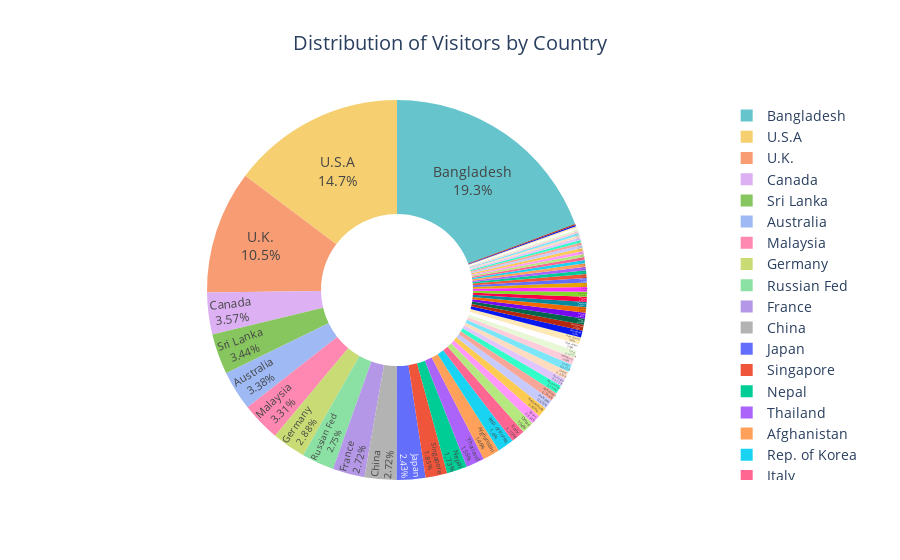

Here is the notebook cell this chart was saved with:
### Code cell
import pandas as pd
import plotly.graph_objects as go
import plotly.express as px

# Load the dataset
df = pd.read_csv('Country Wise Yearly Visitors.csv')  # Replace 'your_dataset.csv' with the path to your dataset file

# Find the total number of visitors for each country
df['Total_Visitors'] = df[['2014', '2015', '2016', '2017', '2018', '2019', '2020']].sum(axis=1)

# Sort the DataFrame by total visitors in descending order
df_sorted = df.sort_values(by='Total_Visitors', ascending=False)

# Create the pie chart with Plotly
fig = go.Figure(data=[go.Pie(
    values=df_sorted['Total_Visitors'],
    labels=df_sorted['Country'],
    hole=0.4,  # Create a donut chart with a hole in the center
    textinfo='percent+label',  # Display both percentage and label on hover
    textposition='inside',  # Place text labels inside the pie slices
    marker_colors=px.colors.qualitative.Pastel  # Use a qualitative color palette
)])

# Customize the chart layout
fig.update_layout(
    title='Distribution of Visitors by Country',
    title_x=0.5,  # Center the title
    font_size=14
)

# Display the plot
fig.show()

### Figure 1 — Plotly figure (JSON) as saved in the notebook; plotly's stock layout.template omitted (floating-point values rounded to 4 significant figures)
{"data": [{"hole": 0.4, "labels": ["Bangladesh", "U.S.A", "U.K.", "Canada", "Sri Lanka", "Australia", "Malaysia", "Germany", "Russian Fed", "France", "China", "Japan", "Singapore", "Nepal", "Thailand", "Afghanistan", "Rep. of Korea", "Italy", "Oman", "Spain", "Netherlands", "Pakistan", "Maldives", "Myanmar", "Portugal", "Israel", "U.A.E.", "South Africa", "Iraq", "Saudi Arabia", "New Zealand", "Philippines", "Switzerland", "Kenya", "Sweden", "Taiwan", "Indonesia", "Belgium", "Mauritius", "Ireland", "Iran", "Austria", "Turkey", "Poland", "Ukraine", "Denmark", "Tanzania", "Yemen Arab Rep.", "Brazil", "Vietnam", "Bhutan", "Sudan", "Norway", "Egypt", "Finland", "Nigeria", "Mexico", "Kazakhstan", "Bahrain", "Argentina", "Czech Rep.", "Greece", "Hungary"], "marker": {"colors": ["rgb(102, 197, 204)", "rgb(246, 207, 113)", "rgb(248, 156, 116)", "rgb(220, 176, 242)", "rgb(135, 197, 95)", "rgb(158, 185, 243)", "rgb(254, 136, 177)", "rgb(201, 219, 116)", "rgb(139, 224, 164)", "rgb(180, 151, 231)", "rgb(179, 179, 179)"]}, "textinfo": "percent+label", "textposition": "inside", "type": "pie", "values": [10997082, 8369267, 5956563, 2028236, 1955313, 1921316, 1882702, 1634346, 1564698, 1548416, 1546686, 1381635, 1049926, 985209, 885847, 828067, 795605, 673701, 590328, 473954, 470606, 465253, 423026, 416206, 381829, 374764, 372324, 346312, 343630, 340398, 338417, 323725, 298477, 293354, 278167, 268197, 255044, 248358, 232784, 226551, 219795, 207665, 192551, 183487, 171467, 165265, 150777, 149807, 146008, 144863, 143841, 143284, 131230, 124185, 120143, 113140, 107085, 94583, 93767, 79748, 76413, 59548, 53058]}], "layout": {"font": {"size": 14}, "title": {"text": "Distribution of Visitors by Country", "x": 0.5}}}
